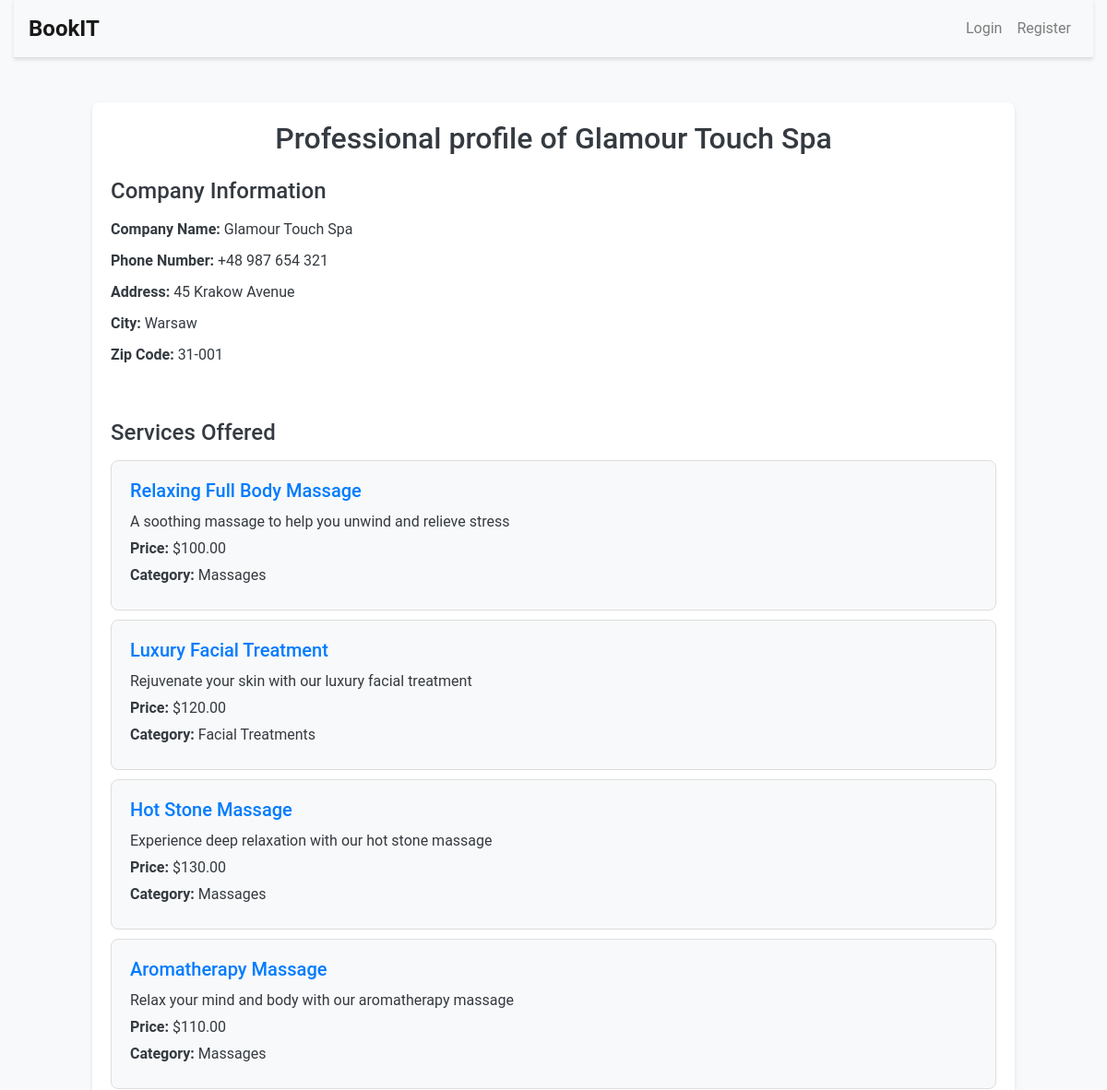
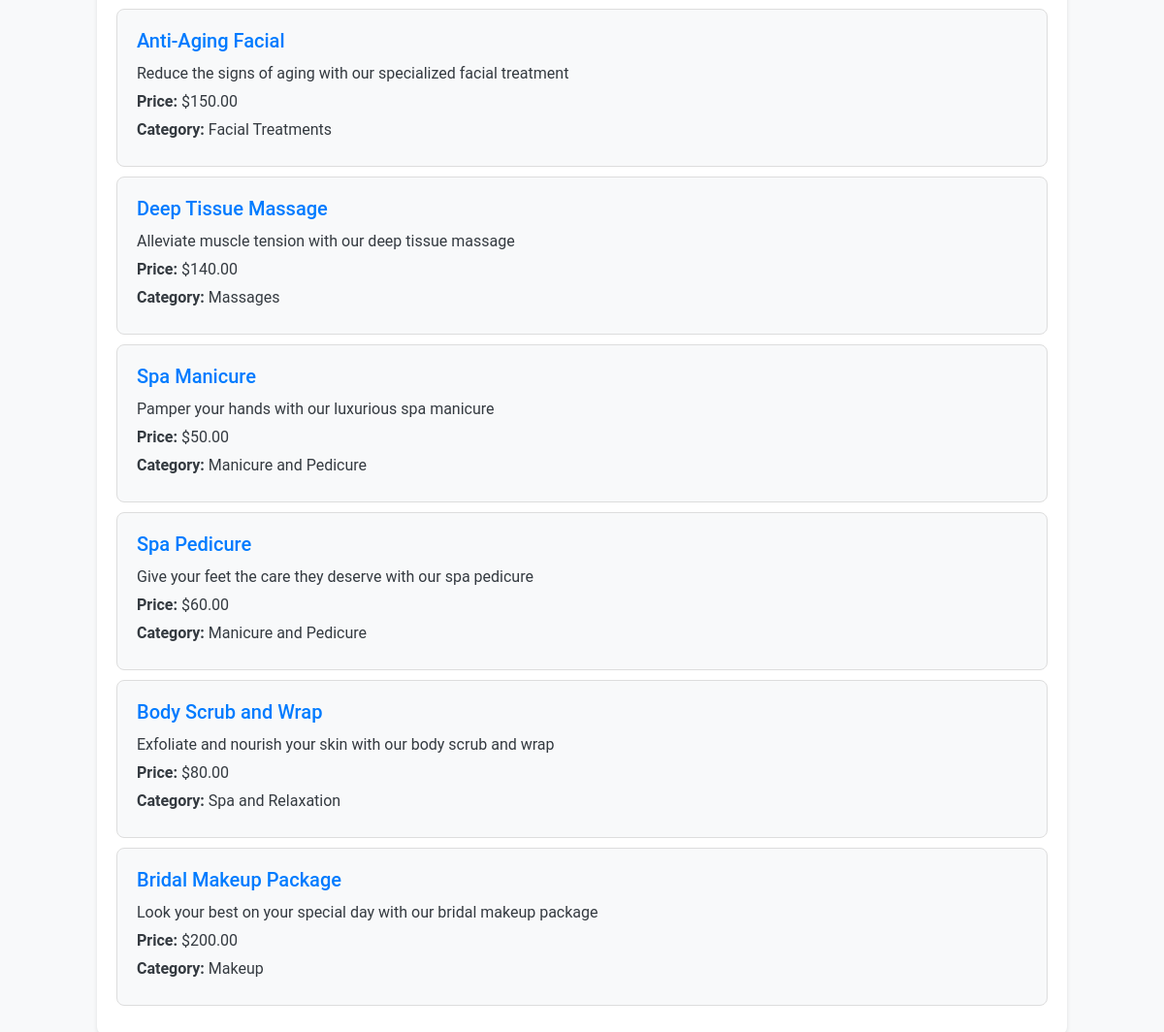
The app's page /professional/Karol with its own data (2 pictures, top to bottom).
### bookit/models.py (models this page shows, shortened)
class Professional_User(models.Model):
    id = models.AutoField(primary_key=True)
    user = models.ForeignKey(User, on_delete=models.CASCADE, related_name="Professional_User")
    company_name = models.CharField(max_length=100, unique=True)
    phone_number = models.CharField(max_length=15)
    address = models.CharField(max_length=255)
    city = models.CharField(max_length=255)
    zip_code = models.CharField(max_length=10)
    company_logo = models.CharField(max_length=10000, blank=True, null=True)

class Service(models.Model):
    CATEGORY_CHOICES = [
        ('HAIRDRESSING', 'Hairdressing'),
        ('BARBER', 'Barber'),
        ('COSMETOLOGY', 'Cosmetology'),
        ('MANICURE_PEDICURE', 'Manicure and Pedicure'),
        ('MASSAGES', 'Massages'),
        ('HAIR_REMOVAL', 'Hair Removal'),
        ('MAKEUP', 'Makeup'),
        ('AESTHETIC_MEDICINE', 'Aesthetic Medicine'),
        ('PERSONAL_TRAINING', 'Personal Training'),
        ('PHYSIOTHERAPY', 'Physiotherapy'),
        ('TATTOOS_PIERCING', 'Tattoos and Piercing'),
        ('SPRAY_TANNING', 'Spray Tanning'),
        ('EYELASH_STYLING', 'Eyelash Styling'),
        ('EYEBROW_STYLING', 'Eyebrow Styling'),
        ('DIETETICS', 'Dietetics'),
        ('SPA_RELAXATION', 'Spa and Relaxation'),
        ('FACIAL_TREATMENTS', 'Facial Treatments'),
        ('OTHER', 'Other'),
    ]
    id = models.AutoField(primary_key=True)
    name = models.CharField(max_length=255)
    description = models.TextField()
    price = models.DecimalField(max_digits=6, decimal_places=2)
    created_by = models.ForeignKey(Professional_User, on_delete=models.CASCADE, related_name="service_created_by")
    category = models.CharField(max_length=50, choices=CATEGORY_CHOICES, default='OTHER')
    duration = models.IntegerField(help_text="Duration in minutes")

### bookit/views.py (the view)
# urls.py: path("professional/<str:professional_username>", views.professional, name="professional"),
def professional(request, professional_username):
    professional_user = User.objects.get(username=professional_username)
    professional = Professional_User.objects.get(user=professional_user)
    services = Service.objects.filter(created_by=professional)
    return render(request, 'bookit/professional.html', {'professional': professional, 'services': services})

### bookit/templates/bookit/professional.html (shortened to what this page needs)
{% extends "bookit/layout.html" %}
{% block body %}
    <div class="professional-container mt-5">
        <h1>Professional profile of {{ professional.company_name }}</h1>
        <div class="row mt-4">
            <div class="col-md-6">
                <h3>Company Information</h3>
                <p><strong>Company Name:</strong> {{ professional.company_name }}</p>
                <p><strong>Phone Number:</strong> {{ professional.phone_number }}</p>
                <p><strong>Address:</strong> {{ professional.address }}</p>
                <p><strong>City:</strong> {{ professional.city }}</p>
                <p><strong>Zip Code:</strong> {{ professional.zip_code }}</p>
            </div>
            <div class="col-md-6 text-center">
            </div>
        </div>
        <div class="row mt-5">
            <div class="col-12">
                <h3>Services Offered</h3>
                {% if services %}
                    <ul class="list-group">
                        {% for service in services %}
                            <li class="list-group-item">
                                <h5><a href="{% url 'service' service.id %}">{{ service.name }}</a></h5>
                                <p>{{ service.description }}</p>
                                <p><strong>Price:</strong> ${{ service.price }}</p>
                                <p><strong>Category:</strong> {{ service.get_category_display }}</p>
                            </li>
                        {% endfor %}
                    </ul>
                {% else %}
                    <p>No services available at the moment.</p>
                {% endif %}
            </div>
        </div>
    </div>
{% endblock %}

### bookit/static/bookit/styles.css (style rules this page uses)
body { font-family: 'Roboto', sans-serif; background-color: #f8f9fa; color: #333; margin: 0; padding: 0; min-height: 100vh; }
h1, h2, h3, h4, h5, h6 { color: #343a40; margin-bottom: 1rem; }
.list-group-item { padding: 1rem 1.5rem; border: none; border-bottom: 1px solid #ddd; }
.list-group-item:last-child { border-bottom: none; }
a { color: #007bff; text-decoration: none; }
.professional-container { max-width: 1000px; margin: 0 auto; padding: 20px; background-color: #fff; border-radius: 8px; box-shadow: 0 2px 4px rgba(0, 0, 0, 0.1); }
.professional-container h1 { font-size: 2rem; color: #343a40; margin-bottom: 20px; text-align: center; }
.professional-container h3 { font-size: 1.5rem; color: #343a40; margin-bottom: 15px; }
.professional-container p { margin-bottom: 10px; color: #343a40; font-size: 1rem; }
.professional-container p strong { color: #343a40; font-weight: bold; }
.professional-container .list-group-item { padding: 20px; margin-bottom: 10px; border: 1px solid #ddd; border-radius: 8px; background-color: #f8f9fa; }
.professional-container .list-group-item h5 { font-size: 1.25rem; margin-bottom: 10px; color: #007bff; }
.professional-container .list-group-item p { margin-bottom: 5px; font-size: 1rem; color: #343a40; }

### records on screen
Professional_User: company_name "Glamour Touch Spa", phone_number "+48 987 654 321", address "45 Krakow Avenue", city "Warsaw", zip_code "31-001"
Service: name "Relaxing Full Body Massage", description "A soothing massage to help you unwind and relieve stress", price "100.00", category "Massages"
Service: name "Luxury Facial Treatment", description "Rejuvenate your skin with our luxury facial treatment", price "120.00", category "Facial Treatments"
Service: name "Hot Stone Massage", description "Experience deep relaxation with our hot stone massage", price "130.00", category "Massages"
Service: name "Aromatherapy Massage", description "Relax your mind and body with our aromatherapy massage", price "110.00", category "Massages"
Service: name "Anti-Aging Facial", description "Reduce the signs of aging with our specialized facial treatment", price "150.00", category "Facial Treatments"
Service: name "Deep Tissue Massage", description "Alleviate muscle tension with our deep tissue massage", price "140.00", category "Massages"
Service: name "Spa Manicure", description "Pamper your hands with our luxurious spa manicure", price "50.00", category "Manicure and Pedicure"
Service: name "Spa Pedicure", description "Give your feet the care they deserve with our spa pedicure", price "60.00", category "Manicure and Pedicure"
Service: name "Body Scrub and Wrap", description "Exfoliate and nourish your skin with our body scrub and wrap", price "80.00", category "Spa and Relaxation"
Service: name "Bridal Makeup Package", description "Look your best on your special day with our bridal makeup package", price "200.00", category "Makeup"
